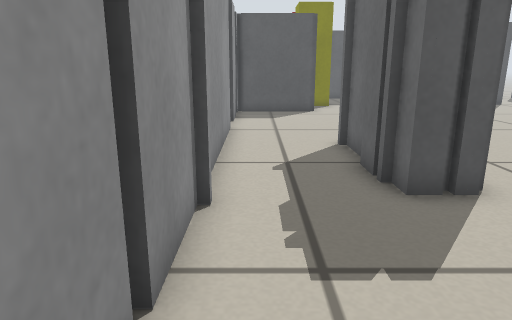
[1] (above)

17 first-person views from a walk through a world built for the Player/Stage simulator. The camera is 0.45 m above the floor, tilts 14° down and sees 70° across. The lines on the ground mark 1 m squares. The floor is counted in squares, 0.2 m on a side. Each view is taken from the middle of a square. On the plan, view 1 faces up. The plan holds only what a view shows up to about 20 squares ahead; the rest is blank. Robots are left out.

[2]
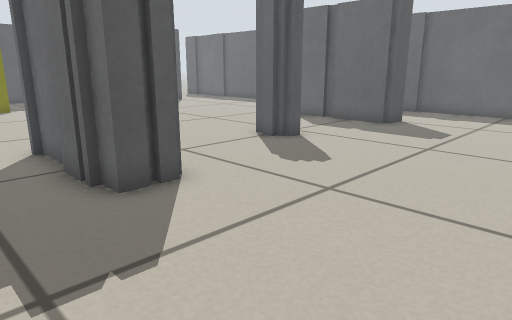

[3]
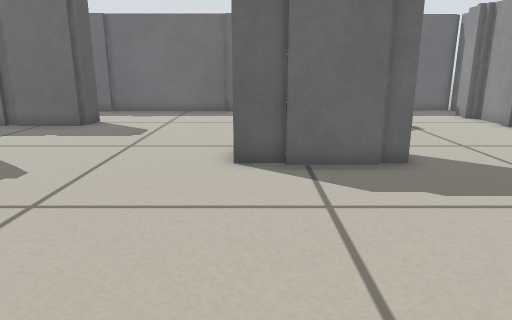

[4]
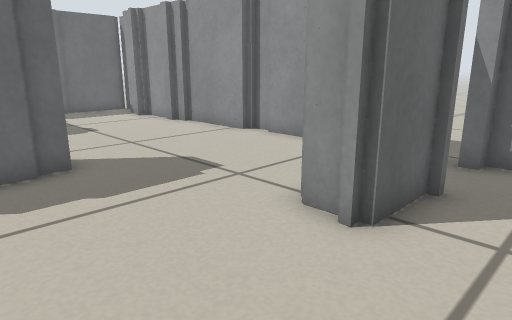

[5]
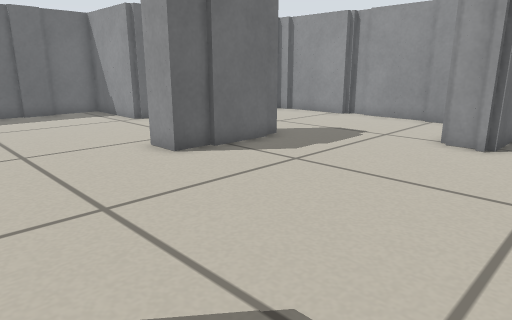

[6]
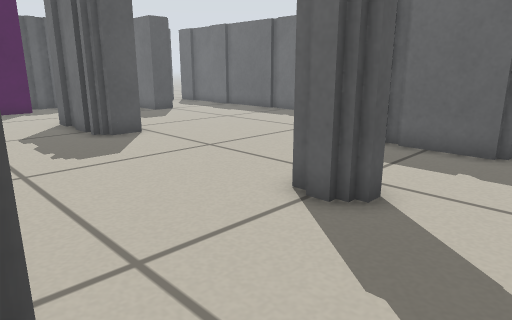

[7]
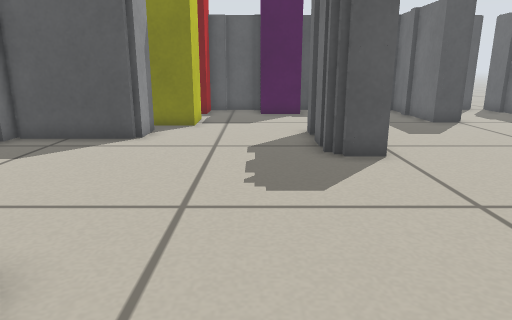

[8]
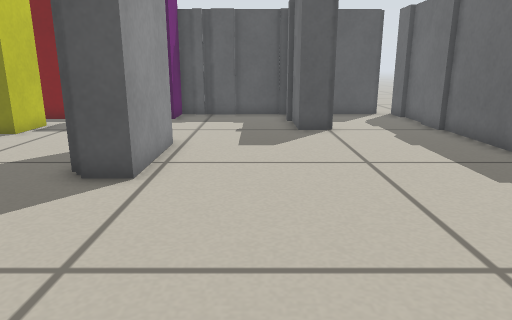

[9]
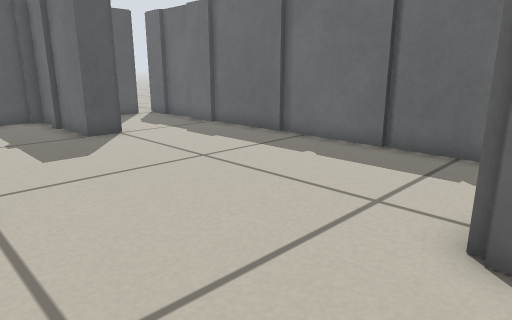

[10]
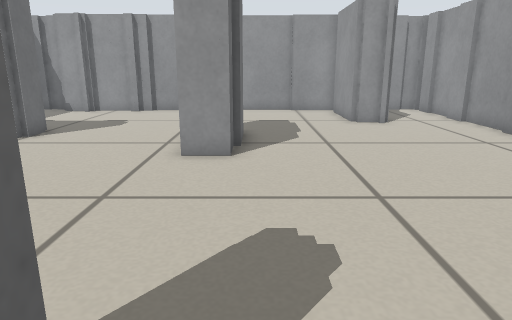

[11]
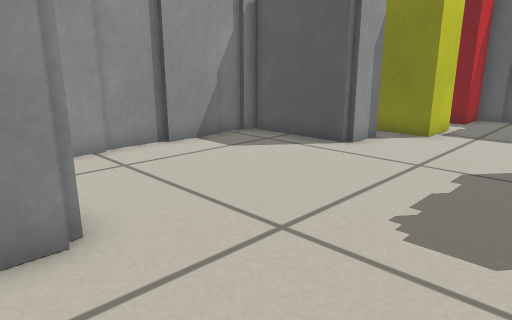

[12]
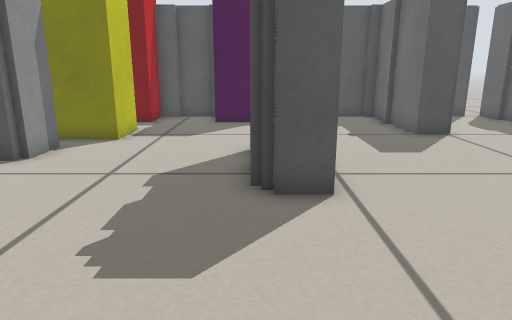

[13]
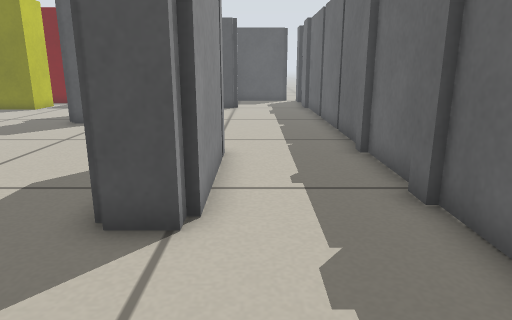

[14]
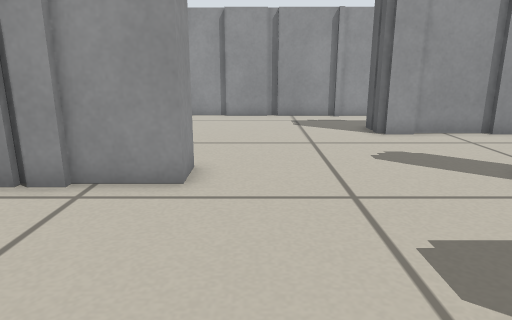

[15]
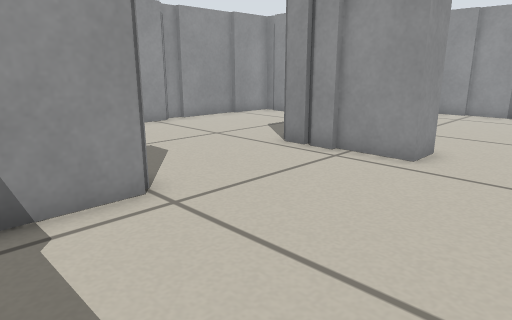

[16]
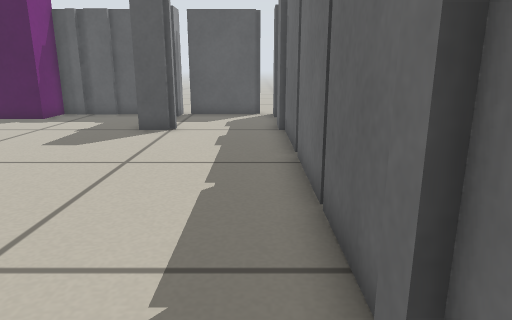

[17]
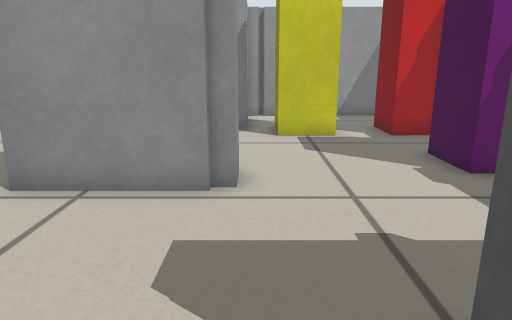

### Floor plan
Key: @ floor where view 1 was taken; # wall or solid block; x gap in a wall; . floor; B yellow box; M magenta box; R red box.
Columns run from 1 left of view 1 to 20 right of it. Each row starts with its distance up from view 1.
 29      ############x##x#
 28 #   RR..  M.....#....#
 27 #...RR..MMM.....#....#
 26 #...............#....#
 25      B..........#....#
 24      B..........#....#
 23 #...BB...............#
 22 #....................#
 21 #####.....##.........#
 20 #####.....##.........#
 19 #.........##.........#
 18 #.........##.........#
 17 #....................#
 16 #....................#
 15 #....................#
 14 #....................#
 13 #....................#
 12 #...............##...#
 11 #...##..........##...#
 10 #...##..........##...#
  9 #...##.....#....##...#
  8 #...##.....#....##...#
  7 #...##..........##...#
  6 #....................#
  5 #....................#
  4 #....................#
  3 #....................#
  2 #....................#
  1 #....................#
  0 #@........##.........#
 -1 #.........##.........#
 -2 #.........##.....#####
 -3 #.........##.....#
 -4 #.........##......
 -5 #..................
 -6 #..###.............
 -7 #..###...............#
 -8 #..###...............#
 -9 #...##...............#
-10 #..##..........#####.#
-11 ################   ###

Where each view was taken, in squares from view 1:
view 1: 0 up, 0 right, facing up
view 2: 0 up, 0 right, facing up-right
view 3: 0 up, 0 right, facing right
view 4: 1 down, 0 right, facing down-right
view 5: 6 up, 0 right, facing down-right
view 6: 5 up, 4 right, facing up-right
view 7: 8 up, 7 right, facing up
view 8: 10 up, 13 right, facing up
view 9: 11 up, 10 right, facing up-right
view 10: 10 up, 8 right, facing down
view 11: 10 up, 9 right, facing up-left
view 12: 11 up, 9 right, facing up
view 13: 2 up, 17 right, facing up
view 14: 2 up, 17 right, facing left
view 15: 4 up, 19 right, facing down-left
view 16: 10 up, 19 right, facing up
view 17: 22 up, 17 right, facing left
